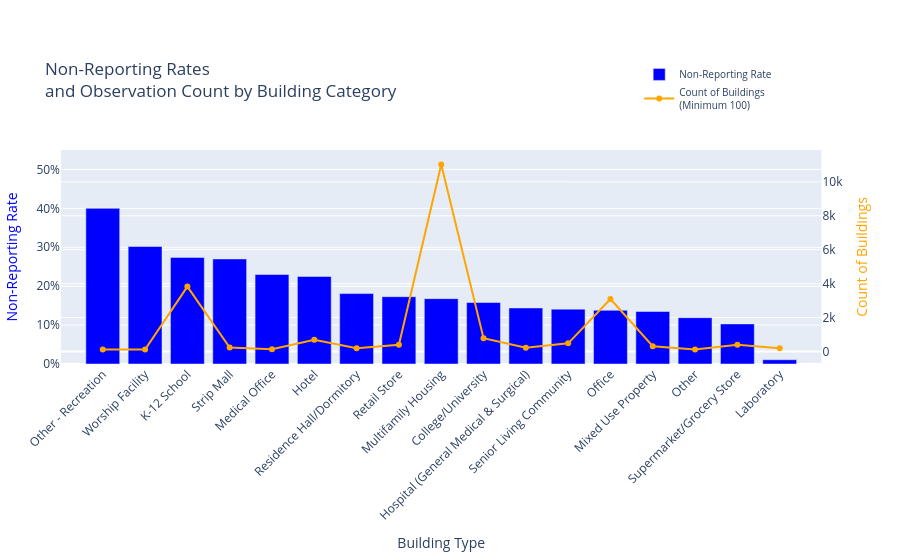

This figure's notebook cell:
### Code cell
min_count = 100
fig = plot_mean_and_count(
    df,
    category_col="PrimaryPropertyType",
    binary_col="non_reporting",
    min_count=min_count,
)


for dir in dirs:
    fig.write_html(
        os.path.join(dir, f"reporting_rates_by_building_type_min_{min_count}.html"),
        include_plotlyjs="cdn",
    )

fig

### Figure 1 — Plotly figure (JSON) as saved in the notebook; plotly's stock layout.template omitted (floating-point values rounded to 4 significant figures)
{"data": [{"marker": {"color": "blue"}, "name": "Non-Reporting Rate", "type": "bar", "x": ["Other - Recreation", "Worship Facility", "K-12 School", "Strip Mall", "Medical Office", "Hotel", "Residence Hall/Dormitory", "Retail Store", "Multifamily Housing", "College/University", "Hospital (General Medical & Surgical)", "Senior Living Community", "Office", "Mixed Use Property", "Other", "Supermarket/Grocery Store", "Laboratory"], "xaxis": "x", "y": [0.4, 0.302, 0.274, 0.27, 0.23, 0.225, 0.181, 0.173, 0.168, 0.158, 0.144, 0.141, 0.138, 0.135, 0.119, 0.103, 0.011], "yaxis": "y"}, {"marker": {"color": "orange"}, "mode": "lines+markers", "name": "Count of Buildings <br>(Minimum 100)", "type": "scatter", "x": ["Other - Recreation", "Worship Facility", "K-12 School", "Strip Mall", "Medical Office", "Hotel", "Residence Hall/Dormitory", "Retail Store", "Multifamily Housing", "College/University", "Hospital (General Medical & Surgical)", "Senior Living Community", "Office", "Mixed Use Property", "Other", "Supermarket/Grocery Store", "Laboratory"], "xaxis": "x", "y": [125, 116, 3828, 237, 139, 693, 199, 399, 11027, 789, 222, 482, 3091, 310, 126, 399, 186], "yaxis": "y2"}], "layout": {"autosize": true, "legend": {"font": {"size": 10}, "orientation": "v", "x": 0.8, "xanchor": "center", "y": 1.15, "yanchor": "bottom"}, "margin": {"b": 30, "l": 30, "r": 30, "t": 150}, "title": {"text": "Non-Reporting Rates<br>and Observation Count by Building Category"}, "xaxis": {"anchor": "y", "categoryarray": ["Other - Recreation", "Worship Facility", "K-12 School", "Strip Mall", "Medical Office", "Hotel", "Residence Hall/Dormitory", "Retail Store", "Multifamily Housing", "College/University", "Hospital (General Medical & Surgical)", "Senior Living Community", "Office", "Mixed Use Property", "Other", "Supermarket/Grocery Store", "Laboratory"], "categoryorder": "array", "domain": [0, 0.94], "tickangle": -45, "title": {"text": "Building Type"}}, "yaxis": {"anchor": "x", "domain": [0, 1], "range": [0, 0.55], "tickformat": ".0%", "title": {"font": {"color": "rgba(0, 0, 255, 1)"}, "text": "Non-Reporting Rate"}}, "yaxis2": {"anchor": "x", "overlaying": "y", "side": "right", "title": {"font": {"color": "rgba(255, 165, 0, 1)"}, "text": "Count of Buildings"}}}}
